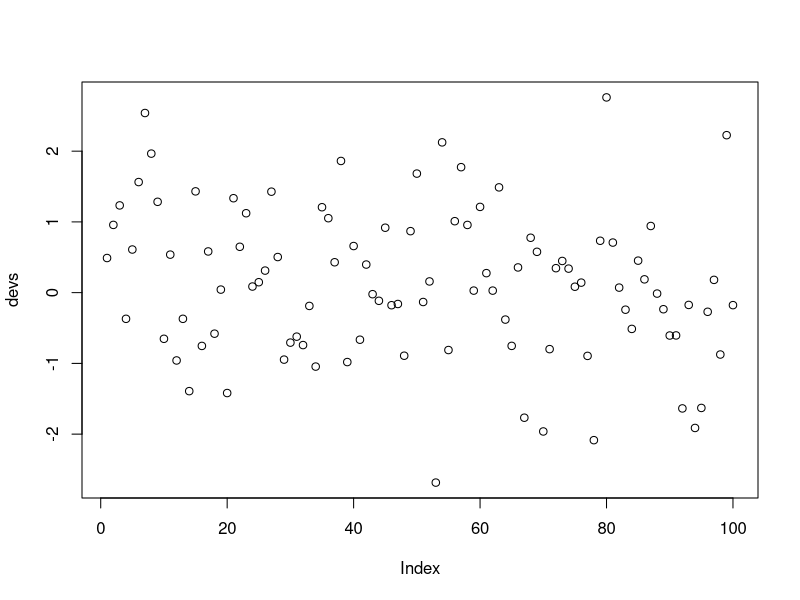

Generate this figure with R: (Note: a time limit stopped this script after it produced the figure.)
## ---- chunk 1
devs <- rnorm(100)
tdevs <- qt(pnorm(devs), df = 1) 
plot(devs)
## ---- chunk 2
n <- 500
x <- matrix(rnorm(n*n,mean=100,sd=2),nrow=n,ncol=n)
y <- matrix(rnorm(n,mean=80,sd=1),nrow=n,ncol=1)
gls <- function(X,Y,epsilon) { 
  eps_inv = inv(epsilon)
  a = inv(crossprod(tcrossprod(X,epsilon),X))
  b = tcrosspro(X,crossprod(eps_inv,Y))
  c =crossprod(a,b)
  return(c)
}
## ---- chunk 3
n <- 5000
w <- matrix(rnorm(n*n,mean=10,sd=2),nrow=n,ncol=n)
X <- t(w) %*% w
y <- matrix(rnorm(n,mean=100,sd=10),nrow=n,ncol=1)

time_a <-system.time(
a <- solve(X)%*%y
)

time_b <-system.time(
b <- solve(X,y)
)

time_c_1 <-system.time(
U <- chol(X)
)
time_c_2 <-system.time(
c_ <- backsolve(U, backsolve(U, y, transpose = TRUE))
)
print(time_a)
print(time_b)
print(time_c_1)
print(time_c_2)
## ---- chunk 4
df <- data.frame(b,c_)
df[0:10,]
